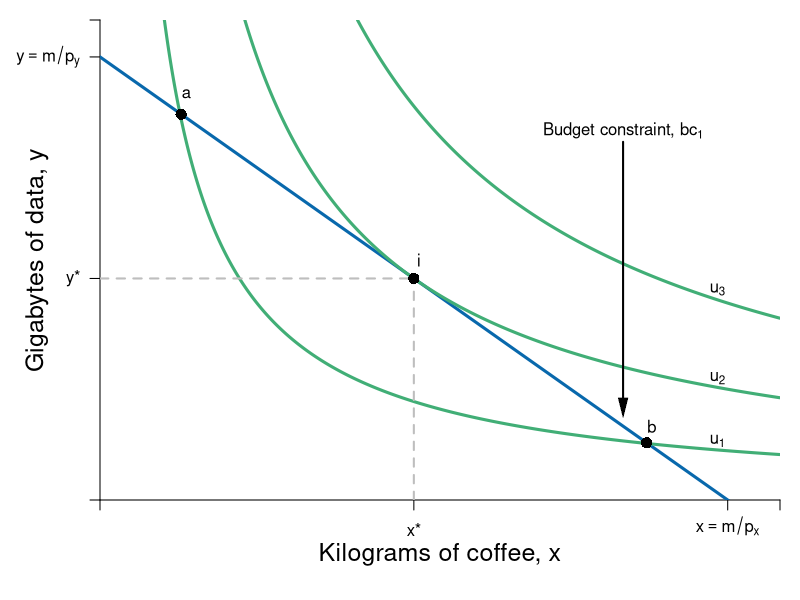

This chart was generated by the following R code:
require(shape)
pdf(file = "indmarketdemand/demand_cd_indiff.pdf", width = 9, height = 7)

#Set parameters for graphics
axislabelsize <- 1.5
graphlinewidth <- 3
segmentlinewidth <- 2

COL <- c("#7fc97f", "#beaed4", "#fdc086", "#ffff99", "#386cb0", "#f0027f", "#bf5b17", "#666666")
COLA <- c("#99d8c9","#66c2a4","#41ae76", "#238b45", "#005824")
COLB <- c("#4eb3d3", "#2b8cbe", "#0868ac","#084081")

#Edited the margins to cater for the larger LHS labels
par(mar =  c(5, 5, 1, 1))

uA <- function(x, y, alpha = 0.5) {
  x^(alpha)*y^(1 - alpha)
}

bcA <- function(x, w = 20, px = 2, py = 1) {
  w/py - (px/py)*x
}


xlims <- c(0, 13)
ylims <- c(0, 13)

npts <- 501 
x <- seq(xlims[1], xlims[2], length.out = npts)
y <- seq(ylims[1], ylims[2], length.out = npts) 
a <- c(4, 6, 8)

plot(0, 0, xlim = xlims, ylim = ylims, type = "n",
     xlab = expression(paste("")),
     ylab = expression(paste("")), 
     xaxt = "n", 
     yaxt = "n", 
     cex.lab = axislabelsize, 
     bty = "n",
     xaxs="i", 
     yaxs="i")

# ticksy <- seq(from = 0, to = ylims[2], by = 2)
# ylabels <- seq(from = 0, to = ylims[2], by = 2)
# ticksx <- seq(from = 0, to = xlims[2], by = 2)
# xlabels <- seq(from = 0, to = xlims[2], by = 2)
ticksy <- c(0, 6, 12, ylims[2])
ylabels <- c(NA, expression(paste(y,"*")), expression(paste(y == m/p[y])), NA)
ticksx <- c(0, 6, 12, xlims[2])
xlabels <- c(NA, expression(paste(x,"*")), expression(paste(x == m/p[x])), NA)

axis(1, at = ticksx, pos = 0, labels = xlabels)
axis(2, at = ticksy, pos = 0, labels = ylabels, las = 1)

npts <- 500 
xx1 <- seq(xlims[1], xlims[2], length.out = npts)

lines(xx1, bcA(xx1, w = 12, px = 1, py = 1), col = COLB[3], lwd = graphlinewidth)
#lines(xx1, indiffA1(xx1, uA = 20, rmax = 2.5, xmax = 10), col = COLB[4], lwd = graphlinewidth)



mtext(expression(paste("Kilograms of coffee, ", x)), side=1, line = 2.5, cex = axislabelsize)
text(-1.2, 0.5*ylims[2], expression(paste("Gigabytes of data, ", y)), xpd = TRUE, cex = axislabelsize, srt = 90) 


#Label the iso-welfare functions for the HG, Aisha
text(11.8, 1.6, expression(u[1]))
text(11.8, 3.3, expression(u[2]))
text(11.8, 5.7, expression(u[3]))
#text(6.6, 8.3, expression(u[4]^A))

contour(x, y, 
        outer(x, y, uA),
        drawlabels = FALSE,
        col = COLA[3],
        lwd = graphlinewidth,
        levels = a, 
        xaxs="i", 
        yaxs="i", 
        add = TRUE)

segments(0, 6, 6, 6, lty = 2, col = "gray" , lwd = segmentlinewidth)
segments(6, 0, 6, 6, lty = 2, col = "gray" , lwd = segmentlinewidth)
points(6, 6, pch = 16, col = "black", cex = 1.5)
text(6.1, 6.5, expression(i))


points(1.55, 10.45, pch = 16, col = "black", cex = 1.5)
points(10.45, 1.55, pch = 16, col = "black", cex = 1.5)
text(1.65, 11, expression(a))
text(10.55, 2, expression(b))

text(10, 10, expression(paste("Budget constraint, ", bc[1])))
Arrows(10, 9.7, 10, 2.5, col = "black", lty = 1, lwd = 2, arr.type = "triangle", arr.lwd = 0.5)


dev.off()
